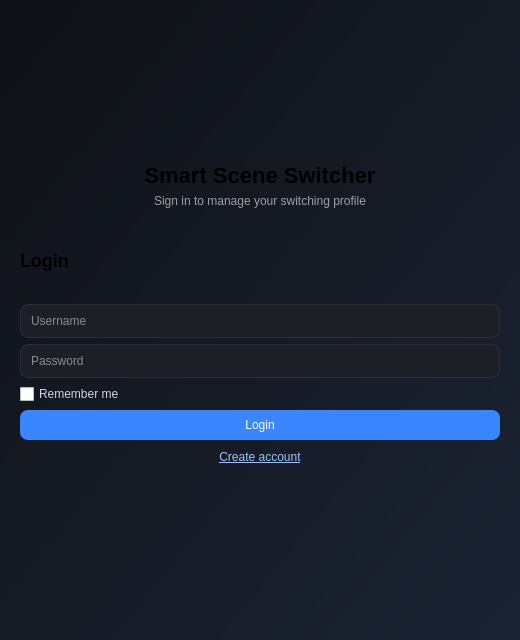
<?xml version="1.0" encoding="UTF-8"?>
<ui version="4.0">
 <class>LoginWindow</class>
 <widget class="QWidget" name="LoginWindow">
  <property name="geometry">
   <rect>
    <x>0</x>
    <y>0</y>
    <width>520</width>
    <height>640</height>
   </rect>
  </property>
  <property name="windowTitle">
   <string>Smart Scene Switcher - Login</string>
  </property>
  <property name="styleSheet">
   <string notr="true">QWidget#LoginWindow {
  background: qlineargradient(x1:0, y1:0, x2:1, y2:1, stop:0 #0f1116, stop:1 #1b2333);
  color: #e6e6e6;
}
QLabel#labelTitle {
  font-size: 22px;
  font-weight: 600;
}
QLabel#labelSubtitle {
  color: #9aa0a6;
}
QLineEdit {
  background-color: #1c1f26;
  border: 1px solid #2b2f3a;
  border-radius: 8px;
  padding: 8px;
  color: #f5f5f5;
}
QLineEdit:focus {
  border: 1px solid #5aa2ff;
}
QCheckBox {
  color: #cbd5e1;
}
QPushButton {
  background-color: #3a86ff;
  color: #ffffff;
  border-radius: 8px;
  padding: 8px 16px;
}
QPushButton:hover {
  background-color: #5aa2ff;
}
QPushButton#btnShowSignup,
QPushButton#btnShowLogin {
  background: transparent;
  color: #9cc4ff;
  text-decoration: underline;
  padding: 4px;
}
QPushButton#btnShowSignup:hover,
QPushButton#btnShowLogin:hover {
  color: #cfe2ff;
}</string>
  </property>
  <layout class="QVBoxLayout" name="mainLayout">
   <item>
    <spacer name="topSpacer">
     <property name="orientation">
      <enum>Qt::Vertical</enum>
     </property>
     <property name="sizeHint" stdset="0">
      <size>
       <width>20</width>
       <height>20</height>
      </size>
     </property>
    </spacer>
   </item>
   <item>
    <widget class="QLabel" name="labelTitle">
     <property name="text">
      <string>Smart Scene Switcher</string>
     </property>
     <property name="alignment">
      <set>Qt::AlignHCenter|Qt::AlignVCenter</set>
     </property>
    </widget>
   </item>
   <item>
    <widget class="QLabel" name="labelSubtitle">
     <property name="text">
      <string>Sign in to manage your switching profile</string>
     </property>
     <property name="alignment">
      <set>Qt::AlignHCenter|Qt::AlignVCenter</set>
     </property>
    </widget>
   </item>
   <item>
    <widget class="QStackedWidget" name="stackedPages">
     <widget class="QWidget" name="pageLogin">
      <layout class="QVBoxLayout" name="loginLayout">
       <item>
        <widget class="QLabel" name="labelLoginTitle">
         <property name="text">
          <string>Login</string>
         </property>
         <property name="alignment">
          <set>Qt::AlignLeft|Qt::AlignVCenter</set>
         </property>
         <property name="styleSheet">
          <string notr="true">font-size: 18px; font-weight: 600;</string>
         </property>
        </widget>
       </item>
       <item>
        <widget class="QLineEdit" name="editLoginUsername">
         <property name="placeholderText">
          <string>Username</string>
         </property>
        </widget>
       </item>
       <item>
        <widget class="QLineEdit" name="editLoginPassword">
         <property name="echoMode">
          <enum>QLineEdit::Password</enum>
         </property>
         <property name="placeholderText">
          <string>Password</string>
         </property>
        </widget>
       </item>
       <item>
        <widget class="QCheckBox" name="checkRememberMe">
         <property name="text">
          <string>Remember me</string>
         </property>
        </widget>
       </item>
       <item>
        <widget class="QPushButton" name="btnLogin">
         <property name="text">
          <string>Login</string>
         </property>
        </widget>
       </item>
       <item>
        <widget class="QPushButton" name="btnShowSignup">
         <property name="text">
          <string>Create account</string>
         </property>
         <property name="flat">
          <bool>true</bool>
         </property>
        </widget>
       </item>
      </layout>
     </widget>
     <widget class="QWidget" name="pageSignup">
      <layout class="QVBoxLayout" name="signupLayout">
       <item>
        <widget class="QLabel" name="labelSignupTitle">
         <property name="text">
          <string>Create account</string>
         </property>
         <property name="alignment">
          <set>Qt::AlignLeft|Qt::AlignVCenter</set>
         </property>
         <property name="styleSheet">
          <string notr="true">font-size: 18px; font-weight: 600;</string>
         </property>
        </widget>
       </item>
       <item>
        <widget class="QLineEdit" name="editSignupUsername">
         <property name="placeholderText">
          <string>Username</string>
         </property>
        </widget>
       </item>
       <item>
        <widget class="QLineEdit" name="editSignupEmail">
         <property name="placeholderText">
          <string>Email</string>
         </property>
        </widget>
       </item>
       <item>
        <widget class="QLineEdit" name="editSignupPassword">
         <property name="echoMode">
          <enum>QLineEdit::Password</enum>
         </property>
         <property name="placeholderText">
          <string>Password</string>
         </property>
        </widget>
       </item>
       <item>
        <widget class="QLineEdit" name="editSignupConfirm">
         <property name="echoMode">
          <enum>QLineEdit::Password</enum>
         </property>
         <property name="placeholderText">
          <string>Confirm password</string>
         </property>
        </widget>
       </item>
       <item>
        <widget class="QPushButton" name="btnSignup">
         <property name="text">
          <string>Sign up</string>
         </property>
        </widget>
       </item>
       <item>
        <widget class="QPushButton" name="btnShowLogin">
         <property name="text">
          <string>Back to login</string>
         </property>
         <property name="flat">
          <bool>true</bool>
         </property>
        </widget>
       </item>
      </layout>
     </widget>
    </widget>
   </item>
   <item>
    <spacer name="bottomSpacer">
     <property name="orientation">
      <enum>Qt::Vertical</enum>
     </property>
     <property name="sizeHint" stdset="0">
      <size>
       <width>20</width>
       <height>20</height>
      </size>
     </property>
    </spacer>
   </item>
  </layout>
 </widget>
 <resources/>
 <connections/>
</ui>
